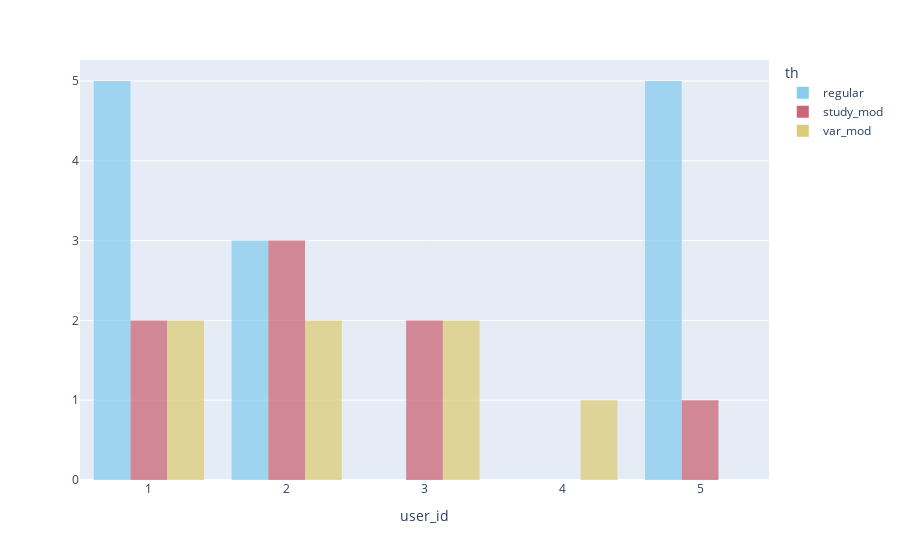

Notebook code for this chart:
### Code cell
fig = px.histogram(
    human_h.groupby(["th", "siv"]).agg({"user_id": "nunique"}).reset_index(),
    x="user_id", histnorm="", nbins=human_h.user_id.unique().shape[0], color="th",
    color_discrete_map=COLOR_PALETTE, opacity=0.75)
fig.update_layout(barmode='group')
fig.write_image("../visualisations/user_studies_common_siv.pdf", format='pdf')
fig.show()

### Figure 1 — Plotly figure (JSON) as saved in the notebook; plotly's stock layout.template omitted (floating-point values rounded to 4 significant figures)
{"data": [{"alignmentgroup": "True", "bingroup": "x", "histnorm": "", "hovertemplate": "th=regular<br>user_id=%{x}<br>=%{y}<extra></extra>", "legendgroup": "regular", "marker": {"color": "rgb(136, 204, 238)", "opacity": 0.75, "pattern": {"shape": ""}}, "name": "regular", "nbinsx": 5, "offsetgroup": "regular", "orientation": "v", "showlegend": true, "type": "histogram", "x": [5, 1, 1, 1, 5, 1, 2, 1, 5, 5, 2, 5, 2], "xaxis": "x", "yaxis": "y"}, {"alignmentgroup": "True", "bingroup": "x", "histnorm": "", "hovertemplate": "th=study_mod<br>user_id=%{x}<br>=%{y}<extra></extra>", "legendgroup": "study_mod", "marker": {"color": "rgb(204, 102, 119)", "opacity": 0.75, "pattern": {"shape": ""}}, "name": "study_mod", "nbinsx": 5, "offsetgroup": "study_mod", "orientation": "v", "showlegend": true, "type": "histogram", "x": [1, 5, 3, 2, 3, 1, 2, 2], "xaxis": "x", "yaxis": "y"}, {"alignmentgroup": "True", "bingroup": "x", "histnorm": "", "hovertemplate": "th=var_mod<br>user_id=%{x}<br>=%{y}<extra></extra>", "legendgroup": "var_mod", "marker": {"color": "rgb(221, 204, 119)", "opacity": 0.75, "pattern": {"shape": ""}}, "name": "var_mod", "nbinsx": 5, "offsetgroup": "var_mod", "orientation": "v", "showlegend": true, "type": "histogram", "x": [1, 2, 2, 4, 3, 1, 3], "xaxis": "x", "yaxis": "y"}], "layout": {"barmode": "group", "legend": {"title": {"text": "th"}, "tracegroupgap": 0}, "margin": {"t": 60}, "xaxis": {"anchor": "y", "domain": [0, 1], "title": {"text": "user_id"}}, "yaxis": {"anchor": "x", "domain": [0, 1], "title": {"text": ""}}}}
